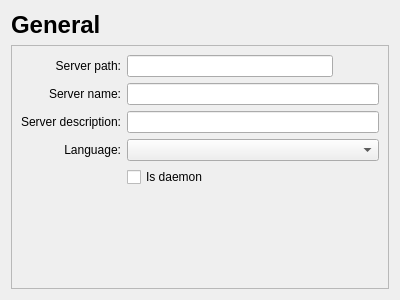
<?xml version="1.0" encoding="UTF-8"?>
<ui version="4.0">
 <class>GeneralPage</class>
 <widget class="QWidget" name="GeneralPage">
  <property name="geometry">
   <rect>
    <x>0</x>
    <y>0</y>
    <width>400</width>
    <height>300</height>
   </rect>
  </property>
  <property name="windowTitle">
   <string>Form</string>
  </property>
  <layout class="QVBoxLayout" name="verticalLayout_2">
   <item>
    <widget class="QLabel" name="pageName">
     <property name="font">
      <font>
       <pointsize>18</pointsize>
       <weight>75</weight>
       <bold>true</bold>
      </font>
     </property>
     <property name="text">
      <string>General</string>
     </property>
    </widget>
   </item>
   <item>
    <widget class="QFrame" name="frame">
     <property name="frameShape">
      <enum>QFrame::StyledPanel</enum>
     </property>
     <property name="frameShadow">
      <enum>QFrame::Raised</enum>
     </property>
     <layout class="QVBoxLayout" name="verticalLayout">
      <item>
       <layout class="QGridLayout" name="gridLayout">
        <item row="1" column="1">
         <widget class="QLineEdit" name="serverName"/>
        </item>
        <item row="3" column="1">
         <widget class="QComboBox" name="langBox"/>
        </item>
        <item row="2" column="0">
         <widget class="QLabel" name="label_3">
          <property name="text">
           <string>Server description:</string>
          </property>
          <property name="alignment">
           <set>Qt::AlignRight|Qt::AlignTrailing|Qt::AlignVCenter</set>
          </property>
         </widget>
        </item>
        <item row="3" column="0">
         <widget class="QLabel" name="label_4">
          <property name="text">
           <string>Language:</string>
          </property>
          <property name="alignment">
           <set>Qt::AlignRight|Qt::AlignTrailing|Qt::AlignVCenter</set>
          </property>
         </widget>
        </item>
        <item row="0" column="1">
         <layout class="QHBoxLayout" name="horizontalLayout">
          <item>
           <widget class="QLineEdit" name="serverPath"/>
          </item>
          <item>
           <widget class="QPushButton" name="serverPathBrowse">
            <property name="toolTip">
             <string>Browse</string>
            </property>
            <property name="text">
             <string/>
            </property>
            <property name="icon">
             <iconset resource="../../img.qrc">
              <normaloff>:/img/searchFolder.png</normaloff>:/img/searchFolder.png</iconset>
            </property>
            <property name="iconSize">
             <size>
              <width>18</width>
              <height>18</height>
             </size>
            </property>
            <property name="flat">
             <bool>true</bool>
            </property>
           </widget>
          </item>
         </layout>
        </item>
        <item row="1" column="0">
         <widget class="QLabel" name="label_2">
          <property name="text">
           <string>Server name:</string>
          </property>
          <property name="alignment">
           <set>Qt::AlignRight|Qt::AlignTrailing|Qt::AlignVCenter</set>
          </property>
         </widget>
        </item>
        <item row="0" column="0">
         <widget class="QLabel" name="label">
          <property name="text">
           <string>Server path:</string>
          </property>
          <property name="alignment">
           <set>Qt::AlignRight|Qt::AlignTrailing|Qt::AlignVCenter</set>
          </property>
         </widget>
        </item>
        <item row="2" column="1">
         <widget class="QLineEdit" name="serverDescr"/>
        </item>
        <item row="4" column="1">
         <widget class="QCheckBox" name="isDaemon">
          <property name="toolTip">
           <string>Run commander is console mode</string>
          </property>
          <property name="text">
           <string>Is daemon</string>
          </property>
         </widget>
        </item>
       </layout>
      </item>
      <item>
       <spacer name="verticalSpacer">
        <property name="orientation">
         <enum>Qt::Vertical</enum>
        </property>
        <property name="sizeHint" stdset="0">
         <size>
          <width>20</width>
          <height>40</height>
         </size>
        </property>
       </spacer>
      </item>
     </layout>
    </widget>
   </item>
  </layout>
 </widget>
 <resources>
  <include location="../../img.qrc"/>
 </resources>
 <connections/>
</ui>
